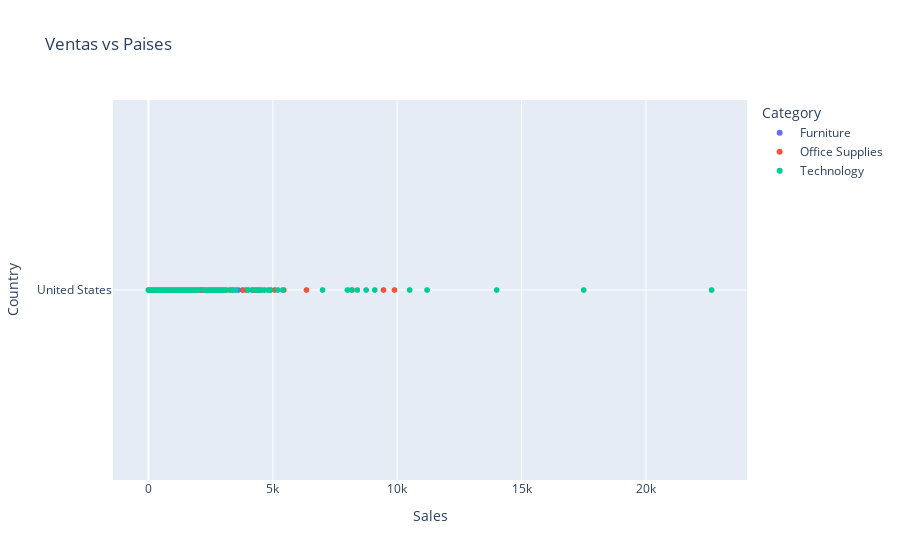
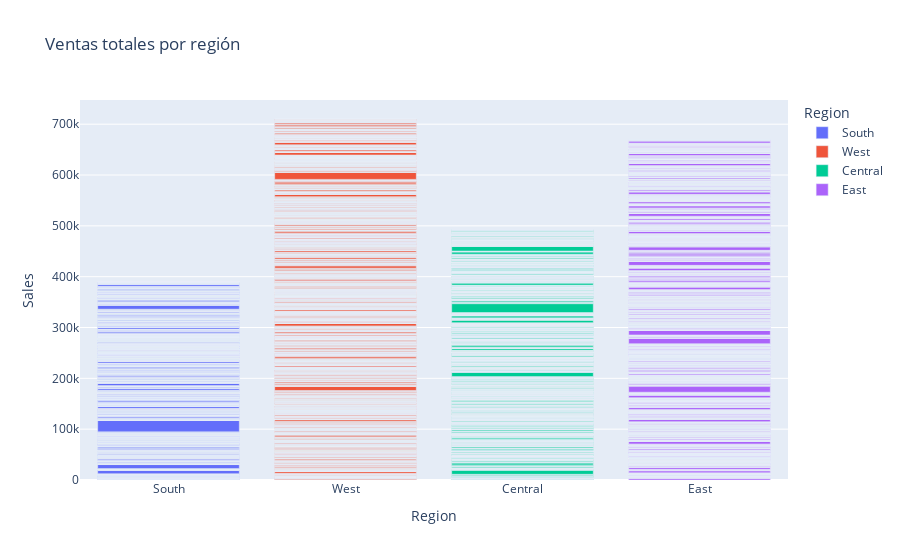

Write notebook code for charts like these, in order.
### Markdown cell above
## Plotly - Visualizaciones interactivas

Ahora, utilizaremos **Plotly**, una biblioteca de visualización que se caracteriza por generar **gráficos interactivos**. A diferencia de Matplotlib y Seaborn, los gráficos creados con Plotly permiten al usuario interactuar con los datos: mover el cursor sobre los elementos, hacer zoom, filtrar categorías y explorar la información de manera dinámica.

El primer gráfico es un **diagrama de dispersión** (*scatter plot*), construido con la función `px.scatter()`. En este caso, el argumento `x='Sales'` indica que las ventas se representarán sobre el eje horizontal, mientras que `y='Country'` define que los países se ubiquen sobre el eje vertical. Cada punto del gráfico corresponde a un registro del dataset.

El parámetro `color='Category'` asigna un color distinto a cada categoría de producto, lo que permite comparar visualmente cómo se distribuyen las ventas por país según el tipo de producto. El argumento `title` agrega un título descriptivo que facilita la interpretación del gráfico. El resultado es una visualización que combina información numérica y categórica de forma clara e interactiva.

El segundo gráfico es un **gráfico de barras**, creado con `px.bar()`, que permite analizar las ventas según la región. En este caso, `x='Region'` define las regiones que aparecerán en el eje horizontal, mientras que `y='Sales'` indica los valores de ventas que se representarán en el eje vertical. El parámetro `color='Region'` asigna un color distinto a cada región, lo que mejora la diferenciación visual entre las barras.

Al igual que en el gráfico anterior, el argumento `title` se utiliza para describir el contenido del gráfico. Al tratarse de un gráfico interactivo, el usuario puede pasar el cursor sobre cada barra para ver el valor exacto de ventas asociado a cada región.

El uso de visualizaciones interactivas resulta especialmente útil en etapas exploratorias, ya que permite **examinar los datos con mayor profundidad** y descubrir patrones o diferencias que pueden pasar desapercibidos en gráficos estáticos.

### Code cell
fig1 = px.scatter(df, x='Sales', y='Country', color='Category', title='Ventas vs Paises')
fig1.show()

fig2 = px.bar(df, x='Region', y='Sales', color='Region', title='Ventas totales por región')
fig2.show()

### Figure 1 — Plotly figure (JSON) as saved in the notebook; plotly's stock layout.template omitted (floating-point values rounded to 4 significant figures; data arrays with more than 128 entries replaced by an {"elided": "..."} marker saying what was removed)
{"data": [{"hovertemplate": "Category=Furniture<br>Sales=%{x}<br>Country=%{y}<extra></extra>", "legendgroup": "Furniture", "marker": {"color": "#636efa", "symbol": "circle"}, "mode": "markers", "name": "Furniture", "showlegend": true, "type": "scattergl", "x": {"elided": "2078 float values"}, "xaxis": "x", "y": {"elided": "2078 str values"}, "yaxis": "y"}, {"hovertemplate": "Category=Office Supplies<br>Sales=%{x}<br>Country=%{y}<extra></extra>", "legendgroup": "Office Supplies", "marker": {"color": "#EF553B", "symbol": "circle"}, "mode": "markers", "name": "Office Supplies", "showlegend": true, "type": "scattergl", "x": {"elided": "5909 float values"}, "xaxis": "x", "y": {"elided": "5909 str values"}, "yaxis": "y"}, {"hovertemplate": "Category=Technology<br>Sales=%{x}<br>Country=%{y}<extra></extra>", "legendgroup": "Technology", "marker": {"color": "#00cc96", "symbol": "circle"}, "mode": "markers", "name": "Technology", "showlegend": true, "type": "scattergl", "x": {"elided": "1813 float values"}, "xaxis": "x", "y": {"elided": "1813 str values"}, "yaxis": "y"}], "layout": {"legend": {"title": {"text": "Category"}, "tracegroupgap": 0}, "title": {"text": "Ventas vs Paises"}, "xaxis": {"anchor": "y", "domain": [0, 1], "title": {"text": "Sales"}}, "yaxis": {"anchor": "x", "domain": [0, 1], "title": {"text": "Country"}}}}

### Figure 2 — Plotly figure (JSON) as saved in the notebook; plotly's stock layout.template omitted (floating-point values rounded to 4 significant figures; data arrays with more than 128 entries replaced by an {"elided": "..."} marker saying what was removed)
{"data": [{"hovertemplate": "Region=%{x}<br>Sales=%{y}<extra></extra>", "legendgroup": "South", "marker": {"color": "#636efa", "pattern": {"shape": ""}}, "name": "South", "orientation": "v", "showlegend": true, "textposition": "auto", "type": "bar", "x": {"elided": "1598 str values"}, "xaxis": "x", "y": {"elided": "1598 float values"}, "yaxis": "y"}, {"hovertemplate": "Region=%{x}<br>Sales=%{y}<extra></extra>", "legendgroup": "West", "marker": {"color": "#EF553B", "pattern": {"shape": ""}}, "name": "West", "orientation": "v", "showlegend": true, "textposition": "auto", "type": "bar", "x": {"elided": "3140 str values"}, "xaxis": "x", "y": {"elided": "3140 float values"}, "yaxis": "y"}, {"hovertemplate": "Region=%{x}<br>Sales=%{y}<extra></extra>", "legendgroup": "Central", "marker": {"color": "#00cc96", "pattern": {"shape": ""}}, "name": "Central", "orientation": "v", "showlegend": true, "textposition": "auto", "type": "bar", "x": {"elided": "2277 str values"}, "xaxis": "x", "y": {"elided": "2277 float values"}, "yaxis": "y"}, {"hovertemplate": "Region=%{x}<br>Sales=%{y}<extra></extra>", "legendgroup": "East", "marker": {"color": "#ab63fa", "pattern": {"shape": ""}}, "name": "East", "orientation": "v", "showlegend": true, "textposition": "auto", "type": "bar", "x": {"elided": "2785 str values"}, "xaxis": "x", "y": {"elided": "2785 float values"}, "yaxis": "y"}], "layout": {"barmode": "relative", "legend": {"title": {"text": "Region"}, "tracegroupgap": 0}, "title": {"text": "Ventas totales por región"}, "xaxis": {"anchor": "y", "categoryarray": ["South", "West", "Central", "East"], "categoryorder": "array", "domain": [0, 1], "title": {"text": "Region"}}, "yaxis": {"anchor": "x", "domain": [0, 1], "title": {"text": "Sales"}}}}
